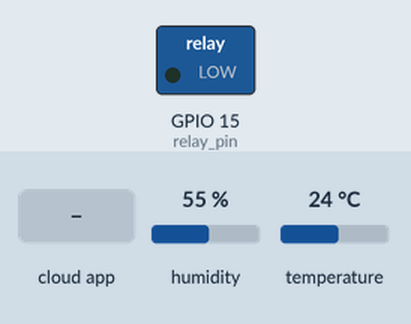
This sketch was run on a simulated ESP8266 (NodeMCU). Parts: switched loads named in the sketch (green lamp = pin HIGH). Inputs (shaded band) come from the test bench; at power-on: humidity 55 %, temperature 24 °C. WiFi joins after 1.5 s; servers stay silent unless stated; the Firebase database answers and starts empty; what the sketch prints to the serial monitor is not drawn.

Above: at 2.7 s.
2.8 s: the phone or cloud app sets water to 1
At 8.7 s:
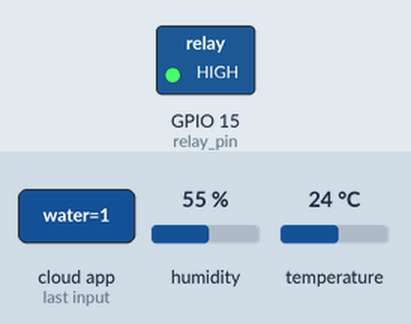
9.5 s: the phone or cloud app sets water to 0
At 14.8 s:
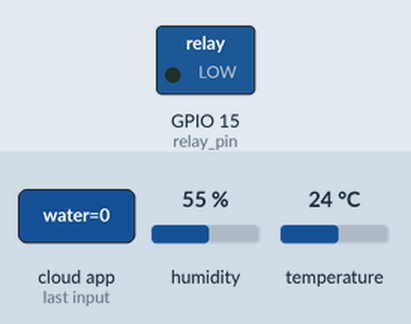
Timing chart, 0 to 16.3 s (numbered marks = the images above; inputs shaded):
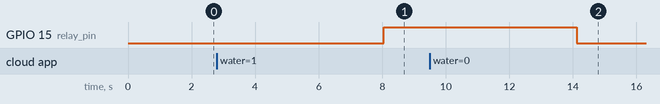

Measured:
- after the input at 2.8 s, GPIO 15 (relay_pin): LOW → HIGH after 5.3 s
- after the input at 9.5 s, GPIO 15 (relay_pin): HIGH → LOW after 4.6 s

The sketch:

green_leaves.ino
```cpp
// (licence header left out)
// FirebaseDemo_ESP8266 is a sample that demo the different functions
// of the FirebaseArduino API.

#include <ESP8266WiFi.h>
#include <FirebaseArduino.h>
#include <ArduinoJson.h>
#include <dht.h>

#define dht_pin 12
#define relay_pin 15

// Set these to run example.
#define FIREBASE_HOST "greenleaves-15afd-default-rtdb.firebaseio.com"
#define FIREBASE_AUTH "aXrWxFkE97XngRzpuaw0lW4MxgBPKflCUw1dopwc"
#define WIFI_SSID "Cesaire Nj."
#define WIFI_PASSWORD "eucalyptus2118"
dht DHT;

void setup() {
  Serial.begin(9600);
  pinMode(relay_pin, OUTPUT);
  // connect to wifi.
  WiFi.begin(WIFI_SSID, WIFI_PASSWORD);
  Serial.print("connecting");
  while (WiFi.status() != WL_CONNECTED) {
    Serial.print("*");
    delay(500);
  }
  Serial.println();
  Serial.print("connected: ");
  Serial.println(WiFi.localIP());

  Firebase.begin(FIREBASE_HOST, FIREBASE_AUTH);
}

int n = 0;

void loop() {
  // set value

   DHT.read11(dht_pin);

    Serial.print("Current humidity = ");
    Serial.print(DHT.humidity);
    Serial.print("%  ");
    Serial.print("temperature = ");
    Serial.print(DHT.temperature);
    Serial.println("C  ");
    Firebase.setFloat("humidity", DHT.humidity);
    Firebase.setFloat("temperature", DHT.temperature);
    bool water = Firebase.getBool("water");
    Serial.println(water);
    if(water == false){
      digitalWrite(relay_pin, LOW);
      Serial.println("Stop Pumping...");
    }
    else{
      digitalWrite(relay_pin, HIGH);
      Serial.println("Start Pumping...");
    }
  delay(1000);

  // update value
  Firebase.setFloat("number", 43.0);
  // handle error
  if (Firebase.failed()) {
      Serial.print("setting /number failed:");
      Serial.println(Firebase.error());
      return;
  }
  delay(1000);

  // get value
  Serial.print("number: ");
  Serial.println(Firebase.getFloat("number"));
  delay(1000);

  // remove value
  Firebase.remove("number");
  delay(1000);

  // set string value
  // Firebase.setString("message", "hello world");
  // handle error
  // if (Firebase.failed()) {
   //   Serial.print("setting /message failed:");
    //  Serial.println(Firebase.error());
    //  return;
 // }

  // set bool value
  Firebase.setBool("truth", false);
  // handle error
  if (Firebase.failed()) {
      Serial.print("setting /truth failed:");
      Serial.println(Firebase.error());
      return;
  }


  delay(1000);
}
```
